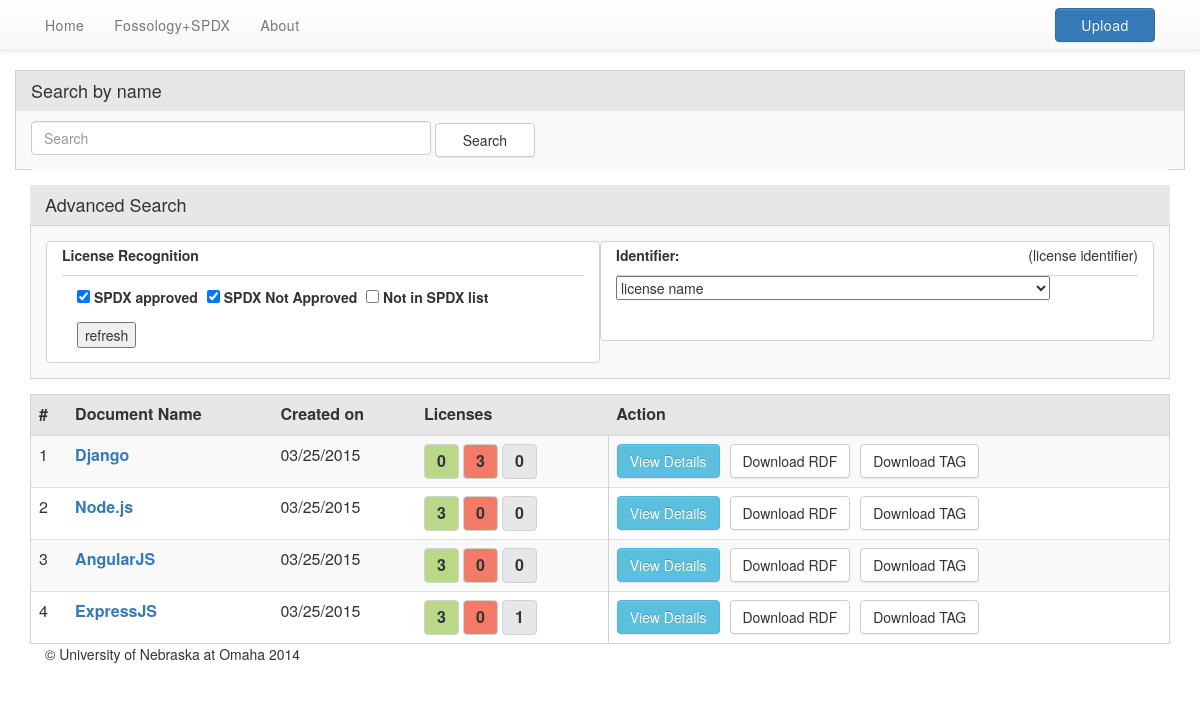
The page / on the database its author committed.
### tables this page shows
CREATE TABLE IF NOT EXISTS `spdx_file` (
  `spdx_pk` int(11) AUTO_INCREMENT,
  `spdx_id` text NOT NULL,
  `version` text NOT NULL,
  `data_license` text NOT NULL,
  `document_name` text NOT NULL,
  `document_namespace` text NOT NULL,
  `external_dic_ref` text NOT NULL,
  `license_list_version` text NOT NULL,
  `document_comment` text,
  `creator` text NOT NULL,
  `creator_optional1` text,
  `creator_optional2` text,
  `created_date` timestamp NOT NULL DEFAULT CURRENT_TIMESTAMP ON UPDATE CURRENT_TIMESTAMP,
  `creator_comment` text,
  PRIMARY KEY (`spdx_pk`)
);

### src/function/Data_Source.php (called while the page is built, shortened)
<?php
    $host        = "localhost";
    $username    = "root";
    $password    = "";
    $db_name     = "SPDX";
?>

### src/index.php (the view, shortened to what this page needs)
<SPDX-License-Identifier: Apache-2.0>
<?php
  include("function/_header.php");
  include("function/spdx_doc.php");
  include("function/license.php");
  $name = "";
  $spdxapproved = "1";
  $spdxnotapproved = "1";
  $notinlist = "0";
?>
<div class="container search">
  <div class="col-xs-12 adv-search-header">
      <h4>Search by name</h4>
    </div>
  <div  class="col-xs-12 bkg">
    <div class="col-xs-12 adv-search-inner">
      <form class="" action="index.php" method="post" >
        <input type="search" onkeyup="showHint(this.value)" class="form-control" placeholder="Search" value="<?php echo $name; ?>" name="doc_name"/>
        <button type="submit" class="btn btn-default">Search</button>
    	</form>
    </div>
  </div>
</div>
<div class="container adv-search">
  <div class="col-xs-12 adv-search-header">
    <h4>Advanced Search</h4>
  </div>
  <div  class="col-xs-12 bkg">
    <div class="col-xs-12 adv-search-inner">
      <div class="col-xs-12 col-md-6  license-filter">
        <p>
          <strong>License Recognition</strong>
        </p>
        <div class="is-line"></div>
        <form class="col-xs-12" action="" method="post">
          <ul>
            <li>
            <input type="checkbox" name="checkbox[0]" value="<?php echo $checkbox['checked'] = TRUE; ?>" CHECKED/>
              <label title="SPDX approved" for="">SPDX approved</label>
            </li>
            <li>
              <input type="checkbox" name="checkbox[1]" value="<?php echo $checkbox[ 'checked' ]; ?>" CHECKED/>
              <label title="SPDX Not Approved" for="">SPDX Not Approved</label>
            </li>
            <li>
            <input type="checkbox" name="checkbox[2]" value="<?php echo $checkbox[ 'checked' ]; ?>" />
              <label title="Not in SPDX list" for="">Not in SPDX list</label>
            </li>
          </ul>
          <input type="submit" value="refresh">
        </form>
      </div>
      <div class="col-xs-12 col-md-6 id-filter">
        <p>
          <strong>Identifier:</strong>
          <span  id="identifier" class="pull-right">Identifier</span>
        </p>
        <select class="LicenseListDropDown" name="charset">
          <option value="(license identifier)" selected="selected">license name</option>
        </select>
      </div>
    </div>
  </div>
</div>
<div class="container" id="container">
 	<div class="col-xs-12 table-section">
	<table id="tablesorter" class="table table-striped display" >
        <thead>
          <tr>
            <th>#</th>
            <th>Document Name</th>
            <th>Created on</th>
            <th>Licenses</th>
            <th>Action</th>
          </tr>
        </thead>
		<tbody>
          <?php
            $result = getLicenseVerifier($name, $spdxapproved, $spdxnotapproved, $notinlist);
			$count = 0;
            while($row = mysql_fetch_assoc($result)) {
                $approval_result = getLicenseApproval_Count($row['spdx_pk']);
                $disapproval_result = getLicenseDisapproval_Count($row['spdx_pk']);
                $unknown_result = getLicenseUnknown_Count($row['spdx_pk']);
                $approval = 0;
                $disapproval = 0;
                $unknown = 0;
                while($row_2 = mysql_fetch_assoc($approval_result)) {
                	$approval += $row_2['approvalCount'];
                }
                while($row_3 = mysql_fetch_assoc($disapproval_result)) {
                	$disapproval += $row_3['disapprovalCount'];
                }
                while($row_4 = mysql_fetch_assoc($unknown_result)) {
                	$unknown += $row_4['unknownCount'];
                }
                echo '<tr>';
                echo     '<td>';
                echo         ++$count;
                echo     '</td>';
                echo     '<td>';
                echo         '<a  class="document-name" href="spdx_doc.php?doc_id=' . $row['spdx_pk'] . '">' . $row['document_name'] . '</a>';
                echo     '</td>';
                echo     '<td>';
                echo         date('m/d/Y', strtotime($row['created_date']));
                echo     '</td>';
				echo '<td id="breakdown">';
                echo 	'<div>';
                echo 		'<span title="Contained licenses with SPDX approval." class="b-one">' . $approval . '</span>';
                echo 		'<span title="Contained licenses without SPDX approval." class="b-two">' . $disapproval . '</span>';
                echo 		'<span title="Contained licenses without SPDX acknowledgement." class="b-three">' . $unknown . '</span>';
                echo 	'</div>';
                echo '</td>';
                echo     '<td id="action">';
                echo         '<div>';
                echo             '<button type="button" class="btn btn-info" onclick="window.location=\'spdx_doc.php?doc_id=' . $row['spdx_pk'] . '\'">View Details</button>';
                echo             '<button type="button" class="btn btn-default" onclick="window.open(\'download.php?doc_id=' . $row['spdx_pk'] . '&format=RDF&doc_name=' . $row['document_name'] . '\',\'_blank\');">Download RDF</button>';
                echo             '<button type="button" class="btn btn-default" onclick="window.open(\'.php?doc_id=' . $row['spdx_pk'] . '&format=TAG&doc_name=' . $row['document_name'] . '\',\'_blank\');">Download TAG</button>';
                echo         '</div>';
                echo     '</td>';
                echo '</tr>';
			}
          ?>
        </tbody>
    </table>
  </div>
</div>
<?php include("function/_footer.php"); ?>

### src/function/_header.php (shortened to what this page needs)
<SPDX-License-Identifier: Apache-2.0>
<!DOCTYPE html>
<html lang="en" ng-app="dashApp">
    <head>
        <link href="css/dashboard.css" rel="stylesheet">
        <link href="css/style.css" rel="stylesheet">
        <link href="css/upload_style.css" rel="stylesheet">
        <link href="css/bootstrap.css" rel="stylesheet">
        <link href="css/demo_table.css" rel="stylesheet">
        <link href="css/bootstrap-theme.css" rel="stylesheet">
        <link rel="stylesheet" href="http://maxcdn.bootstrapcdn.com/bootstrap/3.2.0/css/bootstrap.min.css">
        <link rel="stylesheet" href="http://cdn.datatables.net/plug-ins/1.10.6/integration/bootstrap/3/dataTables.bootstrap.css">		<script src="js/AC_RunActiveContent.js" type="text/javascript"></script>
         <link rel="stylesheet" href="http://code.jquery.com/ui/1.11.4/themes/smoothness/jquery-ui.css">
   </head>
<body>
    <header class="navbar navbar-default navbar-fixed-top bs-docs-nav" id="top" role="banner" >
        <div class="container">
            <nav class="collapse navbar-collapse bs-navbar-collapse">
                <ul class="nav navbar-nav">
                 	<li><a href="index.php">Home</a></li>
                 	<li><a href="https://fossologyspdx.ist.unomaha.edu/" target="_blank">Fossology+SPDX</a></li>
                 	<li><a href="About.php">About</a></li>
                </ul>
                <a class="upload btn btn-primary navbar-upload pull-right" role="button" href="upload.php">Upload</a>
            </nav>
        </div>
    </header>

### src/function/spdx_doc.php (shortened to what this page needs)
<SPDX-License-Identifier: Apache-2.0>
<?php
	function getLicenseVerifier($name = "",  $spdxapproved = "",  $spdxnotapproved = "",  $notinlist = "") {
        include("Data_Source.php");
        $query = 	"SELECT DISTINCT sf.spdx_pk, sf.document_name, sf.created_date
					FROM spdx_file sf
					JOIN spdx_file_info sfi on sf.spdx_pk = sfi.spdx_fk
					LEFT JOIN spdx_license_list_insert slli ON sfi.license_info_in_file = slli.license_identifier
					WHERE sf.document_name LIKE '%" . $name . "%'";
		if($spdxapproved == "1" && $spdxnotapproved == "0") {
			$query .= " AND slli.osi_approved = 1";
			if($notinlist == "1"){
				$query .= " OR sfi.license_info_in_file NOT IN (SELECT license_identifier FROM spdx_license_list_insert )";
			}
       	}
		else if($spdxapproved == "0" && $spdxnotapproved == "1") {
			$query .= " AND slli.osi_approved = 0";
			if($notinlist == "1"){
				$query .= " OR sfi.license_info_in_file NOT IN (SELECT license_identifier FROM spdx_license_list_insert )";
			}
       	}
		else if($spdxapproved == "1" && $spdxnotapproved == "1") {
			$query .= " AND slli.osi_approved = 0 OR slli.osi_approved = 1";
       	}
		else if($spdxapproved == "0" && $spdxnotapproved == "0" && $notinlist == "1") {
				$query .= " AND sfi.license_info_in_file NOT IN (SELECT license_identifier FROM spdx_license_list_insert )";
       	}
        return mysql_query($query);
    }
	 function getSPDX_LicenseList() {
        include("Data_Source.php");
        $query = "SELECT license_fullname, license_identifier
                  FROM spdx_license_list_insert";
        $qrySpdxList = mysql_query($query);
        return $qrySpdxList;
    }
?>

### src/function/license.php (shortened to what this page needs)
<SPDX-License-Identifier: Apache-2.0>
<?php
    function getLicenseApproval_Count($spdxDocId) {
        include("Data_Source.php");
        $sql = 	"SELECT COUNT(license_identifier) as approvalCount, license_fullname
				FROM spdx_file_info sfi
				JOIN spdx_license_list_insert slli ON sfi.license_info_in_file = slli.license_identifier
				WHERE slli.osi_approved = 1 AND sfi.spdx_fk = " . $spdxDocId . "
				GROUP BY license_fullname";
        return mysql_query($sql);
    }
    function getLicenseDisapproval_Count($spdxDocId) {
        include("Data_Source.php");
        $sql = 	"SELECT COUNT(license_identifier) as disapprovalCount, license_fullname
				FROM spdx_file_info sfi
				JOIN spdx_license_list_insert slli ON sfi.license_info_in_file = slli.license_identifier
				WHERE slli.osi_approved = 0 AND sfi.spdx_fk = " . $spdxDocId . "
				GROUP BY license_fullname";
        return mysql_query($sql);
    }
    function getLicenseUnknown_Count($spdxDocId) {
        include("Data_Source.php");
        $sql = 	"SELECT COUNT(license_info_in_file) as unknownCount
			FROM spdx_file_info sfi
			WHERE sfi.spdx_fk = " . $spdxDocId . " AND sfi.license_info_in_file NOT IN (SELECT license_identifier FROM spdx_license_list_insert )
			GROUP BY license_info_in_file";
        return mysql_query($sql);
    }
?>

### src/function/_footer.php
        <div class="container">
            <footer class="col-xs-12">
                <p>&copy; University of Nebraska at Omaha 2014</p>
            </footer>
        </div>
    </body>
</html>

### src/css/style.css (style rules this page uses)
div.is-line { height: 1px; width: 100%; background-color: #D1D2D4; display: inline-block; margin-top: 0; padding-top: 0; }
nav { letter-spacing: .5px; }
nav a.upload { width: 100px; margin-right: 15px; }
div.search { height: 100px; background-color: #f9f9f9; border: 1px solid #D1D2D4; margin-bottom: 15px; padding-right: 0px; padding-left: 0px; margin-bottom: 15px; }
div.search input { width: 400px; margin: 0; display:inline-block; }
div.search button { margin: 0; width: 100px; }
div.license-filter, div.id-filter { border:1px solid #D1D2D4; border-radius: 4px; background-color: #fff; }
div.license-filter ul { list-style: none; padding-left: 0; }
div.license-filter ul li { display:inline-block; padding-right: 5px; }
div.license-filter p, div.id-filter p { margin-top: 6px; margin-top: 3px; padding: 0; }
div.id-filter { height: 100px; }
div.adv-search { margin-bottom: 15px; }
div.adv-search-header { width: 100%; background-color: #E6E7E8; margin-bottom: 0; }
div.adv-search div.bkg { background-color: #f9f9f9; border: 1px solid #D1D2D4; padding: 15; }
.adv-search-inner { background-color: #f9f9f9; }
.adv-search-inner form { margin-top: 10px; }
a.upload.btn { margin-top: 8px; width: ; letter-spacing: .5px; }
div.adv-search-inner { padding-left: 0px; padding-right: 0px; }
td#breakdown div { margin-right: auto; margin-bottom: auto; }
#breakdown span { height: 35px; width: 35px; border: 1px solid #D1D2D4; border-radius: 4px; margin: 0 4px 0 0; display: inline-block; text-align: center; padding-top: 5px; font-weight: bold; color: #333; }
#breakdown .b-one { background-color: #B9D989; }
.b-two { background-color: #F37A69; }
.b-three { background-color: #E6E7E8; }
#action { border-left: 1px solid #D1D2D4; }
#action button { margin-right: 10px; }
.document-name { font-weight: bold; }
div.table-section { padding: 0; }
table#tablesorter { border: 1px solid #D1D2D4; }
#tablesorter thead { width: 100%; background-color: #E6E7E8; }

### src/css/demo_table.css (style rules this page uses)
table.display { clear: both; margin: 0 auto; width: 100%; }
table.display thead th { border-bottom: 1px solid black; cursor: pointer; font-weight: bold; padding: 3px 18px 3px 10px; }
table.display td { padding: 3px 10px; }

### rows shown on the page
spdx_file: document_name "Django", created_date "03/25/2015", approval "0", disapproval "3", unknown "0"
spdx_file: document_name "Node.js", created_date "03/25/2015", approval "3", disapproval "0", unknown "0"
spdx_file: document_name "AngularJS", created_date "03/25/2015", approval "3", disapproval "0", unknown "0"
spdx_file: document_name "ExpressJS", created_date "03/25/2015", approval "3", disapproval "0", unknown "1"
